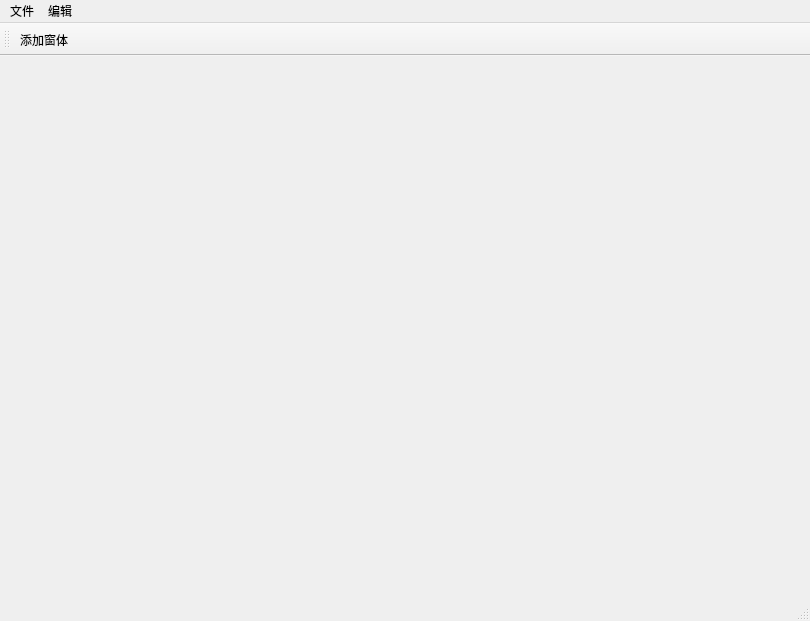
<?xml version="1.0" encoding="UTF-8"?>
<ui version="4.0">
 <class>MainWindow</class>
 <widget class="QMainWindow" name="MainWindow">
  <property name="geometry">
   <rect>
    <x>0</x>
    <y>0</y>
    <width>810</width>
    <height>621</height>
   </rect>
  </property>
  <property name="windowTitle">
   <string>MainWindow</string>
  </property>
  <widget class="QWidget" name="centralwidget"/>
  <widget class="QMenuBar" name="menubar">
   <property name="geometry">
    <rect>
     <x>0</x>
     <y>0</y>
     <width>810</width>
     <height>31</height>
    </rect>
   </property>
   <widget class="QMenu" name="menu">
    <property name="title">
     <string>文件</string>
    </property>
    <addaction name="action"/>
    <addaction name="action_2"/>
    <addaction name="action_3"/>
   </widget>
   <widget class="QMenu" name="menu_2">
    <property name="title">
     <string>编辑</string>
    </property>
   </widget>
   <addaction name="menu"/>
   <addaction name="menu_2"/>
  </widget>
  <widget class="QStatusBar" name="statusbar"/>
  <widget class="QToolBar" name="toolBar">
   <property name="windowTitle">
    <string>toolBar</string>
   </property>
   <attribute name="toolBarArea">
    <enum>TopToolBarArea</enum>
   </attribute>
   <attribute name="toolBarBreak">
    <bool>false</bool>
   </attribute>
   <addaction name="addWinAction"/>
  </widget>
  <action name="action">
   <property name="text">
    <string>打开</string>
   </property>
   <property name="shortcut">
    <string>Ctrl+O</string>
   </property>
  </action>
  <action name="action_2">
   <property name="text">
    <string>新建</string>
   </property>
   <property name="shortcut">
    <string>Ctrl+N</string>
   </property>
  </action>
  <action name="action_3">
   <property name="text">
    <string>关闭</string>
   </property>
   <property name="shortcut">
    <string>Ctrl+C</string>
   </property>
  </action>
  <action name="addWinAction">
   <property name="text">
    <string>添加窗体</string>
   </property>
   <property name="toolTip">
    <string>添加窗体</string>
   </property>
  </action>
 </widget>
 <resources/>
 <connections/>
</ui>
